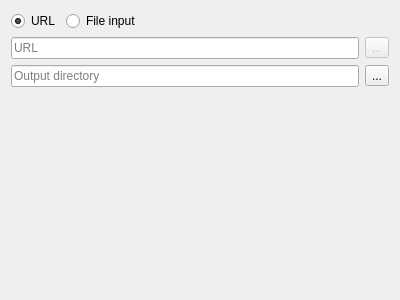
<?xml version="1.0" encoding="UTF-8"?>
<ui version="4.0">
 <class>DownloadWidget</class>
 <widget class="QWidget" name="DownloadWidget">
  <property name="geometry">
   <rect>
    <x>0</x>
    <y>0</y>
    <width>400</width>
    <height>300</height>
   </rect>
  </property>
  <property name="windowTitle">
   <string>Form</string>
  </property>
  <layout class="QVBoxLayout" name="verticalLayout">
   <item>
    <widget class="QFrame" name="frame_2">
     <property name="sizePolicy">
      <sizepolicy hsizetype="Preferred" vsizetype="Fixed">
       <horstretch>0</horstretch>
       <verstretch>0</verstretch>
      </sizepolicy>
     </property>
     <property name="frameShape">
      <enum>QFrame::NoFrame</enum>
     </property>
     <property name="frameShadow">
      <enum>QFrame::Raised</enum>
     </property>
     <property name="lineWidth">
      <number>0</number>
     </property>
     <layout class="QHBoxLayout" name="horizontalLayout_2">
      <property name="leftMargin">
       <number>0</number>
      </property>
      <property name="topMargin">
       <number>0</number>
      </property>
      <property name="rightMargin">
       <number>0</number>
      </property>
      <property name="bottomMargin">
       <number>0</number>
      </property>
      <item>
       <widget class="QRadioButton" name="urlRadioButton">
        <property name="text">
         <string>URL</string>
        </property>
        <property name="checked">
         <bool>true</bool>
        </property>
        <attribute name="buttonGroup">
         <string notr="true">inputTypeGroup</string>
        </attribute>
       </widget>
      </item>
      <item>
       <widget class="QRadioButton" name="urlFileRadioButton">
        <property name="text">
         <string>File input</string>
        </property>
        <attribute name="buttonGroup">
         <string notr="true">inputTypeGroup</string>
        </attribute>
       </widget>
      </item>
      <item>
       <spacer name="horizontalSpacer">
        <property name="orientation">
         <enum>Qt::Horizontal</enum>
        </property>
        <property name="sizeHint" stdset="0">
         <size>
          <width>40</width>
          <height>20</height>
         </size>
        </property>
       </spacer>
      </item>
     </layout>
    </widget>
   </item>
   <item>
    <widget class="QFrame" name="frame">
     <property name="frameShape">
      <enum>QFrame::NoFrame</enum>
     </property>
     <property name="frameShadow">
      <enum>QFrame::Raised</enum>
     </property>
     <property name="lineWidth">
      <number>0</number>
     </property>
     <layout class="QGridLayout" name="gridLayout">
      <property name="leftMargin">
       <number>0</number>
      </property>
      <property name="topMargin">
       <number>0</number>
      </property>
      <property name="rightMargin">
       <number>0</number>
      </property>
      <property name="bottomMargin">
       <number>0</number>
      </property>
      <item row="0" column="0">
       <widget class="QLineEdit" name="pathEdit">
        <property name="placeholderText">
         <string>URL</string>
        </property>
       </widget>
      </item>
      <item row="2" column="1">
       <widget class="QToolButton" name="folderOpenToolButton">
        <property name="text">
         <string>...</string>
        </property>
       </widget>
      </item>
      <item row="2" column="0">
       <widget class="QLineEdit" name="folderEdit">
        <property name="placeholderText">
         <string>Output directory</string>
        </property>
       </widget>
      </item>
      <item row="0" column="1">
       <widget class="QToolButton" name="fileOpenToolButton">
        <property name="enabled">
         <bool>false</bool>
        </property>
        <property name="sizePolicy">
         <sizepolicy hsizetype="Fixed" vsizetype="Fixed">
          <horstretch>0</horstretch>
          <verstretch>0</verstretch>
         </sizepolicy>
        </property>
        <property name="text">
         <string>...</string>
        </property>
       </widget>
      </item>
     </layout>
    </widget>
   </item>
   <item>
    <spacer name="verticalSpacer">
     <property name="orientation">
      <enum>Qt::Vertical</enum>
     </property>
     <property name="sizeHint" stdset="0">
      <size>
       <width>20</width>
       <height>40</height>
      </size>
     </property>
    </spacer>
   </item>
  </layout>
 </widget>
 <resources/>
 <connections/>
 <buttongroups>
  <buttongroup name="inputTypeGroup"/>
 </buttongroups>
</ui>
